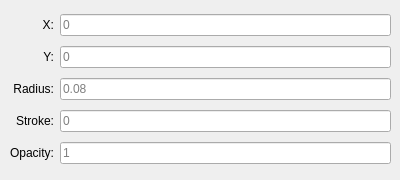
   <widget class="QWidget" name="Dot">
    <widget class="QWidget" name="gridLayoutWidget_6">
     <property name="geometry">
      <rect>
       <x>10</x>
       <y>10</y>
       <width>381</width>
       <height>161</height>
      </rect>
     </property>
     <layout class="QGridLayout" name="gridDot">
      <item row="4" column="1">
       <widget class="QLineEdit" name="Dot_stroke_width">
        <property name="toolTip">
         <string/>
        </property>
        <property name="statusTip">
         <string/>
        </property>
        <property name="whatsThis">
         <string/>
        </property>
        <property name="accessibleName">
         <string/>
        </property>
        <property name="alignment">
         <set>Qt::AlignLeading|Qt::AlignLeft|Qt::AlignVCenter</set>
        </property>
        <property name="readOnly">
         <bool>false</bool>
        </property>
        <property name="placeholderText">
         <string>0</string>
        </property>
       </widget>
      </item>
      <item row="5" column="1">
       <widget class="QLineEdit" name="Dot_fill_opacity">
        <property name="alignment">
         <set>Qt::AlignLeading|Qt::AlignLeft|Qt::AlignVCenter</set>
        </property>
        <property name="placeholderText">
         <string>1</string>
        </property>
       </widget>
      </item>
      <item row="1" column="1">
       <widget class="QLineEdit" name="Dot_y">
        <property name="toolTip">
         <string/>
        </property>
        <property name="statusTip">
         <string/>
        </property>
        <property name="whatsThis">
         <string/>
        </property>
        <property name="accessibleName">
         <string/>
        </property>
        <property name="alignment">
         <set>Qt::AlignLeading|Qt::AlignLeft|Qt::AlignVCenter</set>
        </property>
        <property name="readOnly">
         <bool>false</bool>
        </property>
        <property name="placeholderText">
         <string>0</string>
        </property>
       </widget>
      </item>
      <item row="0" column="1">
       <widget class="QLineEdit" name="Dot_x">
        <property name="toolTip">
         <string/>
        </property>
        <property name="statusTip">
         <string/>
        </property>
        <property name="whatsThis">
         <string/>
        </property>
        <property name="accessibleName">
         <string/>
        </property>
        <property name="alignment">
         <set>Qt::AlignLeading|Qt::AlignLeft|Qt::AlignVCenter</set>
        </property>
        <property name="readOnly">
         <bool>false</bool>
        </property>
        <property name="placeholderText">
         <string>0</string>
        </property>
       </widget>
      </item>
      <item row="3" column="1">
       <widget class="QLineEdit" name="Dot_radius">
        <property name="toolTip">
         <string/>
        </property>
        <property name="statusTip">
         <string/>
        </property>
        <property name="whatsThis">
         <string/>
        </property>
        <property name="accessibleName">
         <string/>
        </property>
        <property name="alignment">
         <set>Qt::AlignLeading|Qt::AlignLeft|Qt::AlignVCenter</set>
        </property>
        <property name="readOnly">
         <bool>false</bool>
        </property>
        <property name="placeholderText">
         <string>0.08</string>
        </property>
       </widget>
      </item>
      <item row="0" column="0">
       <widget class="QLabel" name="label_37">
        <property name="text">
         <string>X:</string>
        </property>
        <property name="alignment">
         <set>Qt::AlignRight|Qt::AlignTrailing|Qt::AlignVCenter</set>
        </property>
       </widget>
      </item>
      <item row="1" column="0">
       <widget class="QLabel" name="label_38">
        <property name="text">
         <string>Y:</string>
        </property>
        <property name="alignment">
         <set>Qt::AlignRight|Qt::AlignTrailing|Qt::AlignVCenter</set>
        </property>
       </widget>
      </item>
      <item row="3" column="0">
       <widget class="QLabel" name="label_39">
        <property name="text">
         <string>Radius:</string>
        </property>
        <property name="alignment">
         <set>Qt::AlignRight|Qt::AlignTrailing|Qt::AlignVCenter</set>
        </property>
       </widget>
      </item>
      <item row="4" column="0">
       <widget class="QLabel" name="label_40">
        <property name="text">
         <string>Stroke:</string>
        </property>
        <property name="alignment">
         <set>Qt::AlignRight|Qt::AlignTrailing|Qt::AlignVCenter</set>
        </property>
       </widget>
      </item>
      <item row="5" column="0">
       <widget class="QLabel" name="label_41">
        <property name="text">
         <string>Opacity:</string>
        </property>
        <property name="alignment">
         <set>Qt::AlignRight|Qt::AlignTrailing|Qt::AlignVCenter</set>
        </property>
       </widget>
      </item>
     </layout>
    </widget>
   </widget>
